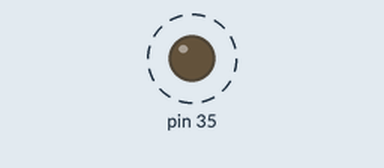
The program below on a simulated Raspberry Pi (header pin numbers). Parts: output pins drawn as LEDs (lit = HIGH). Dashed ring = blinking. What the program prints to the terminal is not drawn. At 5.0 s the program stops and its outputs stay as they are.

Above: at 0.2 s.
Timing chart, 0 to 3.0 s (numbered marks = the images above):
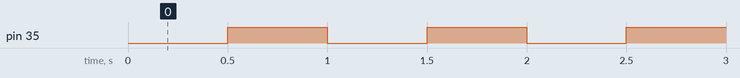

The program:

Buzzer.py
```python
import RPi.GPIO as GPIO
import time

class ActiveBuzzer:
    ON="on"
    OFF="off"

    def __init__(self, channel):
        self.__channel = channel
        self.state = ActiveBuzzer.OFF
        GPIO.setmode(GPIO.BOARD)
        GPIO.setwarnings(False)
        GPIO.setup(channel, GPIO.OUT, initial=GPIO.HIGH)

    def on(self):
        self.state = ActiveBuzzer.ON
        GPIO.output(self.__channel, GPIO.LOW)

    def off(self):
        self.state = ActiveBuzzer.OFF
        GPIO.output(self.__channel, GPIO.HIGH)


if __name__ == '__main__':
    GPIO.cleanup()
    try:
        buzzer = ActiveBuzzer(35)

        for i in range(5):
            buzzer.on()
            time.sleep(0.5)
            buzzer.off()
            time.sleep(0.5)

    except KeyboardInterrupt:
        print()
    finally:
        buzzer.off()
        print("program exit")
```

Measured:
- by itself, pin 35: alternates HIGH for 0.50 s and LOW for 0.50 s, 9 changes in all, then stays HIGH
